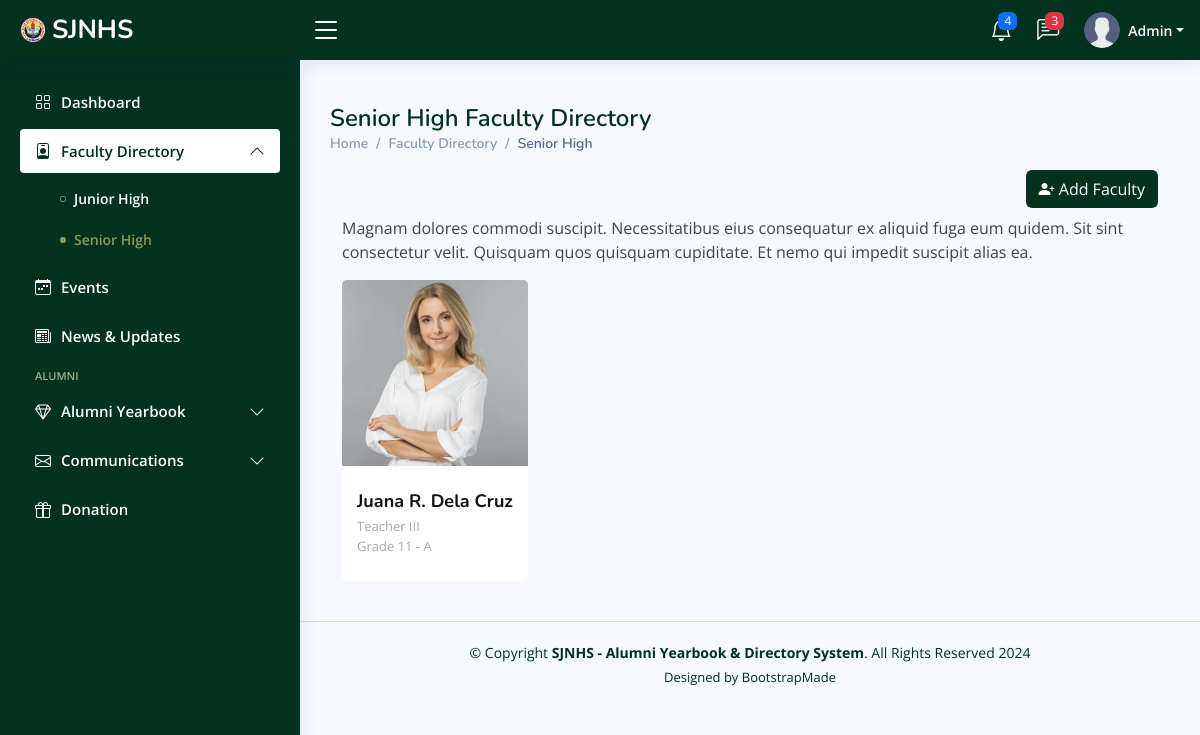
Before: /admin/seniorhs-faculty.php (signed in) with the older database file.
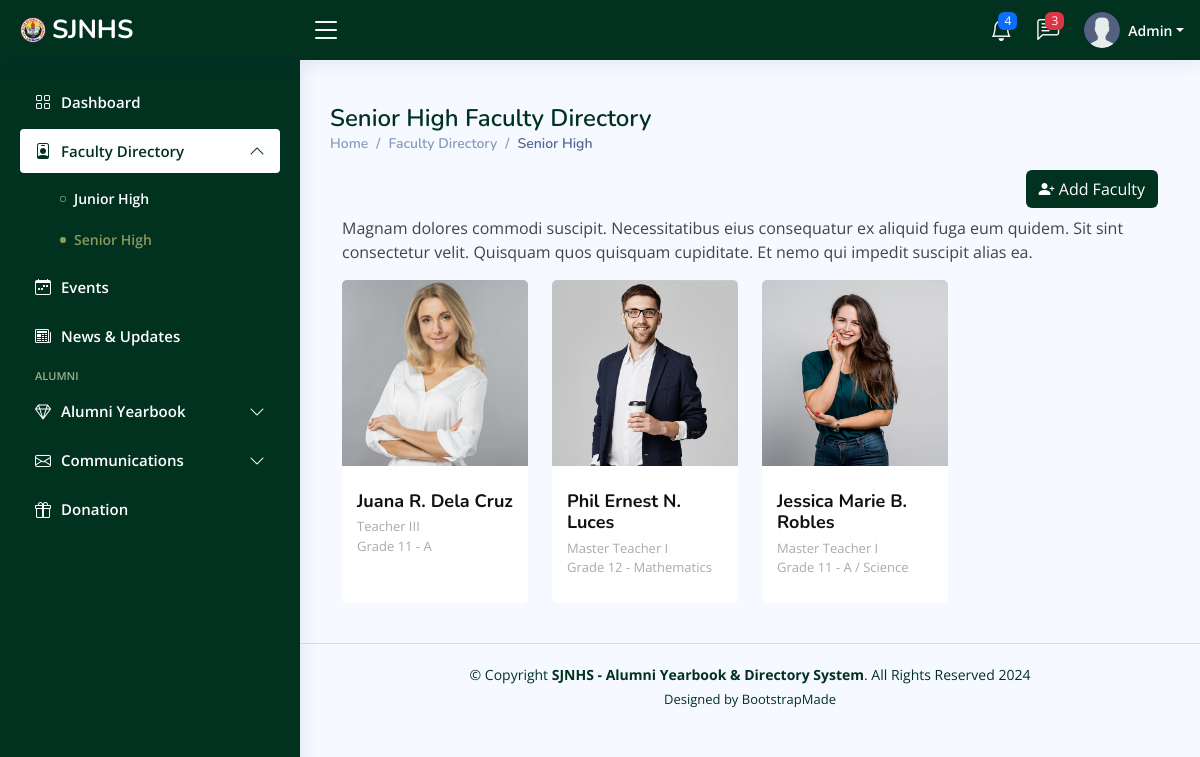
After: the same page with the newer database file.
### tables this page shows
CREATE TABLE `faculty` (
  `id` int(11) NOT NULL,
  `firstname` varchar(255) NOT NULL,
  `middlename` varchar(255) NOT NULL,
  `lastname` varchar(255) NOT NULL,
  `email` varchar(150) NOT NULL,
  `phone_num` varchar(50) NOT NULL,
  `designation` varchar(50) NOT NULL,
  `hs_type` varchar(50) NOT NULL,
  `grade` int(11) NOT NULL,
  `sect_subj` varchar(50) NOT NULL,
  `profile_picture` varchar(255) NOT NULL,
  `date_created` date NOT NULL DEFAULT current_timestamp()
);

### admin/seniorhs-faculty.php (the view, shortened to what this page needs)
<?php
include_once 'includes/header.php';
include_once 'includes/conn.php';
?>
<aside id="sidebar" class="sidebar">
    <ul class="sidebar-nav" id="sidebar-nav">
        <li class="nav-item">
            <a class="nav-link collapsed" href="dashboard.php">
                <i class="bi bi-grid"></i>
                <span>Dashboard</span>
            </a>
        </li>
        <li class="nav-item">
            <a class="nav-link" data-bs-target="#faculty-nav" data-bs-toggle="collapse" href="#">
                <i class="bi bi-person-badge"></i><span>Faculty Directory</span><i
                    class="bi bi-chevron-down ms-auto"></i>
            </a>
            <ul id="faculty-nav" class="nav-content collapse show" data-bs-parent="#sidebar-nav">
                <li>
                    <a href="juniorhs-faculty.php">
                        <i class="bi bi-circle"></i><span>Junior High</span>
                    </a>
                </li>
                <li>
                    <a href="seniorhs-faculty.php" class="active">
                        <i class="bi bi-circle"></i><span>Senior High</span>
                    </a>
                </li>
            </ul>
        </li>
        <li class="nav-item">
            <a class="nav-link collapsed" href="events.php">
                <i class="bi bi-calendar-week"></i>
                <span>Events</span>
            </a>
        </li>
        <li class="nav-item">
            <a class="nav-link collapsed" href="news-and-updates.php">
                <i class="bi bi-newspaper"></i>
                <span>News &amp; Updates</span>
            </a>
        </li>
        <li class="nav-heading">Alumni</li>
        <li class="nav-item">
            <a class="nav-link collapsed" data-bs-target="#alumni-nav" data-bs-toggle="collapse" href="#">
                <i class="bi bi-gem"></i><span>Alumni Yearbook</span><i class="bi bi-chevron-down ms-auto"></i>
            </a>
        </li>
        <li class="nav-item">
            <a class="nav-link collapsed" data-bs-target="#comms-nav" data-bs-toggle="collapse" href="#">
                <i class="bi bi-envelope"></i><span>Communications</span><i class="bi bi-chevron-down ms-auto"></i>
            </a>
        </li>
        <li class="nav-item">
            <a class="nav-link collapsed" href="pages-error-404.html">
                <i class="bi bi-gift"></i>
                <span>Donation</span>
            </a>
        </li>
    </ul>
</aside>
<main id="main" class="main">
    <div class="pagetitle">
        <h1>Senior High Faculty Directory</h1>
        <nav>
            <ol class="breadcrumb">
                <li class="breadcrumb-item"><a href="dashboard.php">Home</a></li>
                <li class="breadcrumb-item">Faculty Directory</li>
                <li class="breadcrumb-item active">Senior High</li>
            </ol>
        </nav>
    </div>
    <section class="section dashboard">
        <div class="row">
            <div class="col-lg-12">
                <div id="user" class="user">
                    <div class="container" data-aos="fade-up">
                        <div class="section-title">
                            <div class="d-grid gap-2 d-md-flex justify-content-md-end mb-2">
                                <button class="btn text-white" style="background-color:#013220" type="button"
                                    data-bs-toggle="modal" data-bs-target="#addfaculty"><i
                                        class="bi bi-person-plus-fill"></i> Add Faculty</button>
                            </div>
                            <p>Magnam dolores commodi suscipit. Necessitatibus eius consequatur ex aliquid fuga eum
                                quidem. Sit sint consectetur velit. Quisquam quos quisquam cupiditate. Et nemo qui
                                impedit suscipit alias ea.</p>
                        </div>
                        <div class="row">
                            <?php
$sql = "SELECT * FROM faculty WHERE `hs_type` = 'SHS'";
$result = mysqli_query($conn, $sql);
if (mysqli_num_rows($result) > 0) {
    while ($row = mysqli_fetch_assoc($result)) {
        $middlenameInitial = substr($row['middlename'], 0, 1);
        ?>
                            <div class="col-lg-3 col-md-6 d-flex align-items-stretch">
                                <div class="member" data-aos="fade-up" data-aos-delay="100">
                                    <div class="member-img">
                                        <img src="<?php echo $row['profile_picture']; ?>" class="img-fluid" alt="">
                                    </div>
                                    <div class="member-info">
                                        <h4><?php echo $row['firstname'] . " " . $middlenameInitial . ". " . $row['lastname']; ?>
                                        </h4>
                                        <span><?php echo $row['designation'] . " <br> Grade " . $row['grade'] . " - " . $row['sect_subj']; ?></span>
                                    </div>
                                </div>
                            </div>
                            <?php
}
} else {
    echo "No team members found.";
}
?>
                        </div>
                    </div>
                </div>
            </div>
        </div>
    </section>
</main>
<?php
include_once 'includes/footer.php';
?>

### admin/includes/header.php (shortened to what this page needs)
<!DOCTYPE html>
<html lang="en">
<head>
    <link href="assets/vendor/bootstrap/css/bootstrap.min.css" rel="stylesheet">
    <link href="assets/vendor/bootstrap-icons/bootstrap-icons.css" rel="stylesheet">
    <link href="assets/vendor/boxicons/css/boxicons.min.css" rel="stylesheet">
    <link href="assets/vendor/quill/quill.snow.css" rel="stylesheet">
    <link href="assets/vendor/quill/quill.bubble.css" rel="stylesheet">
    <link href="assets/vendor/remixicon/remixicon.css" rel="stylesheet">
    <link href="assets/vendor/simple-datatables/style.css" rel="stylesheet">
    <link href="assets/css/style.css" rel="stylesheet">
</head>
<body>
    <header id="header" class="header fixed-top d-flex align-items-center">
        <div class="d-flex align-items-center justify-content-between">
            <a href="dashboard.php" class="logo d-flex align-items-center">
                <img src="assets/img/favicon.png" alt="">
                <span class="d-none d-lg-block">SJNHS</span>
            </a>
            <i class="bi bi-list toggle-sidebar-btn"></i>
        </div>
        <nav class="header-nav ms-auto">
            <ul class="d-flex align-items-center">
                <li class="nav-item dropdown">
                    <a class="nav-link nav-icon" href="#" data-bs-toggle="dropdown">
                        <i class="bi bi-bell"></i>
                        <span class="badge bg-primary badge-number">4</span>
                    </a>
                </li>
                <li class="nav-item dropdown">
                    <a class="nav-link nav-icon" href="#" data-bs-toggle="dropdown">
                        <i class="bi bi-chat-left-text"></i>
                        <span class="badge bg-danger badge-number">3</span>
                    </a>
                </li>
                <li class="nav-item dropdown pe-3">
                    <a class="nav-link nav-profile d-flex align-items-center pe-0" href="#" data-bs-toggle="dropdown">
                        <img src="assets/img/user.png" alt="Profile" class="rounded-circle">
                        <span class="d-none d-md-block dropdown-toggle ps-2">Admin</span>
                    </a>
                </li>
            </ul>
        </nav>
    </header>

### admin/includes/conn.php (shortened to what this page needs)
<?php
echo "Connected successfully";
?>

### admin/includes/footer.php (shortened to what this page needs)
<footer id="footer" class="footer">
    <div class="copyright">
        &copy; Copyright <strong><span>SJNHS - Alumni Yearbook & Directory System</span></strong>. All Rights Reserved
        2024
    </div>
    <div class="credits">
        Designed by <a href="https://bootstrapmade.com/">BootstrapMade</a>
    </div>
</footer>
</body>
</html>

### admin/assets/css/style.css (style rules this page uses)
:root { scroll-behavior: smooth; }
body { font-family: "Open Sans", sans-serif; background: #f6f9ff; color: #444444; }
a { color: #013220; text-decoration: none; }
h1, h2, h3, h4, h5, h6 { font-family: "Nunito", sans-serif; }
#main { margin-top: 60px; padding: 20px 30px; transition: all 0.3s; }
.pagetitle { margin-bottom: 10px; }
.pagetitle h1 { font-size: 24px; margin-bottom: 0; font-weight: 600; color: #013220; }
.breadcrumb { font-size: 14px; font-family: "Nunito", sans-serif; color: #899bbd; font-weight: 600; }
.breadcrumb a { color: #899bbd; transition: 0.3s; }
.breadcrumb .breadcrumb-item::before { color: #899bbd; }
.breadcrumb .active { color: #51678f; font-weight: 600; }
.logo { line-height: 1; }
@media (min-width: 1200px) { .logo { width: 280px; } }
.logo img { max-height: 26px; margin-right: 6px; }
.logo span { font-size: 26px; font-weight: 700; color: #fff; font-family: "Nunito", sans-serif; }
.header { transition: all 0.5s; z-index: 997; height: 60px; box-shadow: 0px 2px 20px rgba(1, 41, 112, 0.1); background-color: #013220; padding-left: 20px; }
.header .toggle-sidebar-btn { font-size: 32px; padding-left: 10px; cursor: pointer; color: #fff; }
.header-nav ul { list-style: none; }
.header-nav>ul { margin: 0; padding: 0; }
.header-nav .nav-icon { font-size: 22px; color: #fff; margin-right: 25px; position: relative; }
.header-nav .nav-profile { color: #fff; }
.header-nav .nav-profile img { max-height: 36px; }
.header-nav .nav-profile span { font-size: 14px; font-weight: 600; }
.header-nav .badge-number { position: absolute; inset: -2px -5px auto auto; font-weight: normal; font-size: 12px; padding: 3px 6px; }
.sidebar { position: fixed; top: 60px; left: 0; bottom: 0; width: 300px; z-index: 996; transition: all 0.3s; padding: 20px; overflow-y: auto; scrollbar-width: thin; scrollbar-color: #aab7cf transparent; box-shadow: 0px 0px 20px rgba(1, 41, 112, 0.1); background-color: #013220; }
@media (min-width: 1200px) { #main, #footer { margin-left: 300px; } }
.sidebar-nav { padding: 0; margin: 0; list-style: none; }
.sidebar-nav li { padding: 0; margin: 0; list-style: none; }
.sidebar-nav .nav-item { margin-bottom: 5px; }
.sidebar-nav .nav-heading { font-size: 11px; text-transform: uppercase; color: #9CAF88; font-weight: 600; margin: 10px 0 5px 15px; }
.sidebar-nav .nav-link { display: flex; align-items: center; font-size: 15px; font-weight: 600; color: #013220; transition: 0.3; background: #fff; padding: 10px 15px; border-radius: 4px; }
.sidebar-nav .nav-link i { font-size: 16px; margin-right: 10px; color: #013220; }
.sidebar-nav .nav-link.collapsed { color: #fff; background: #013220; }
.sidebar-nav .nav-link.collapsed i { color: #fff; }
.sidebar-nav .nav-link .bi-chevron-down { margin-right: 0; transition: transform 0.2s ease-in-out; }
.sidebar-nav .nav-link:not(.collapsed) .bi-chevron-down { transform: rotate(180deg); }
.sidebar-nav .nav-content { padding: 5px 0 0 0; margin: 0; list-style: none; }
.sidebar-nav .nav-content a { display: flex; align-items: center; font-size: 14px; font-weight: 600; color: #fff; transition: 0.3; padding: 10px 0 10px 40px; transition: 0.3s; }
.sidebar-nav .nav-content a i { font-size: 6px; margin-right: 8px; line-height: 0; border-radius: 50%; }
.sidebar-nav .nav-content a:hover, .sidebar-nav .nav-content a.active { color: #8A9A5B; }
.sidebar-nav .nav-content a.active i { background-color: #8A9A5B; }
.user .member { margin-bottom: 20px; overflow: hidden; border-radius: 5px; background: #fff; position: relative; }
.user .member .member-img { position: relative; overflow: hidden; }
.user .member .member-info { padding: 25px 15px; }
.user .member .member-info h4 { font-weight: 700; margin-bottom: 5px; font-size: 18px; color: #111111; }
.user .member .member-info span { display: block; font-size: 13px; font-weight: 400; color: #aaaaaa; }
.footer { padding: 20px 0; font-size: 14px; transition: all 0.3s; border-top: 1px solid #cddfff; }
.footer .copyright { text-align: center; color: #013220; }
.footer .credits { padding-top: 5px; text-align: center; font-size: 13px; color: #013220; }

Changed rows visible on the page:
added faculty: profile_picture (picture), firstname "Phil Ernest", middlename "N", lastname "Luces", designation "Master Teacher I", grade "12", sect_subj "Mathematics"
added faculty: profile_picture (picture), firstname "Jessica Marie", middlename "B", lastname "Robles", designation "Master Teacher I", grade "11", sect_subj "A / Science"
